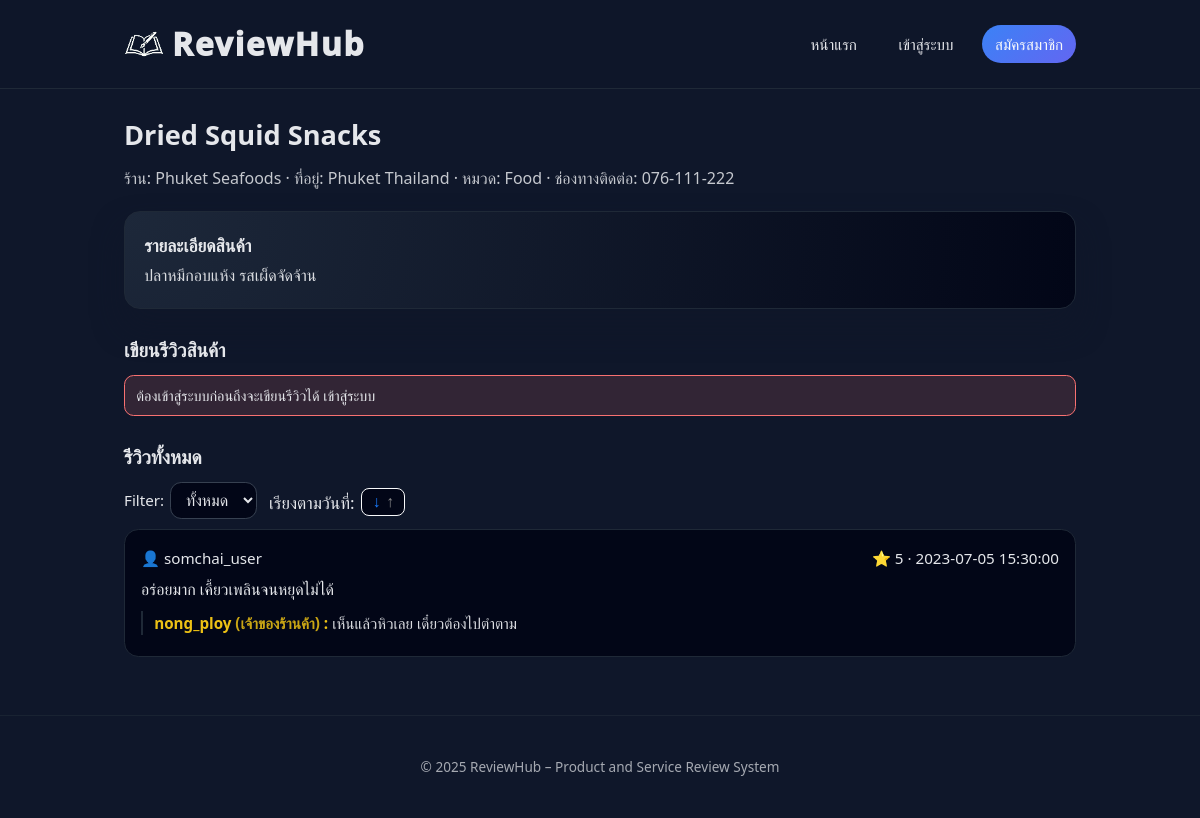
The app's page /product.php?id=3 with its own data.
### tables this page shows
CREATE TABLE `Product` (
  `product_id` int NOT NULL,
  `store_id` int NOT NULL,
  `product_name` varchar(150) NOT NULL,
  `description` text,
  `category` varchar(50) DEFAULT NULL
);

CREATE TABLE `Store` (
  `store_id` int NOT NULL,
  `user_id` int NOT NULL,
  `store_name` varchar(100) NOT NULL,
  `country` varchar(50) DEFAULT NULL,
  `city` varchar(50) DEFAULT NULL,
  `contact` varchar(100) DEFAULT NULL,
  `register_date` datetime DEFAULT CURRENT_TIMESTAMP
);

CREATE TABLE `Review` (
  `review_id` int NOT NULL,
  `product_id` int NOT NULL,
  `user_id` int NOT NULL,
  `rating` int DEFAULT NULL,
  `review_text` text,
  `review_date` datetime DEFAULT CURRENT_TIMESTAMP
);

CREATE TABLE `User` (
  `user_id` int NOT NULL,
  `user_type_id` int NOT NULL,
  `username` varchar(50) NOT NULL,
  `email` varchar(100) NOT NULL,
  `password` varchar(255) NOT NULL,
  `registration_date` datetime DEFAULT CURRENT_TIMESTAMP
);

CREATE TABLE `Comment` (
  `comment_id` int NOT NULL,
  `user_id` int NOT NULL,
  `review_id` int NOT NULL,
  `comment_text` text NOT NULL,
  `comment_date` datetime DEFAULT CURRENT_TIMESTAMP
);

### db.php (called while the page is built, shortened)
<?php
function currentUserId()
{
    return isset($_SESSION['user_id']) ? (int) $_SESSION['user_id'] : null;
}
function userRoleClass($typeId)
{
    $typeId = (int) $typeId;
    if ($typeId === 3) {
        return 'user-role-merchant';
    }
    return 'user-role-customer';
}

### product.php (the view, shortened to what this page needs)
<?php
require_once 'db.php';
$productId = isset($_GET['id']) ? (int)$_GET['id'] : 0;
$stmt = $conn->prepare("
    SELECT p.product_name, p.description, p.category,
           s.store_id, s.user_id, s.store_name, s.city, s.country, s.contact
    FROM Product p
    JOIN Store s ON p.store_id = s.store_id
    WHERE p.product_id = ?
");
$stmt->bind_param('i', $productId);
$stmt->execute();
$stmt->bind_result($pname, $pdesc, $pcat, $storeId, $storeOwnerId, $sname, $scity, $scountry, $scontact);
$ratingFilter = $_GET['rating'] ?? 'all';
$orderParam = $_GET['order'] ?? 'new';
$orderParam = ($orderParam === 'old') ? 'old' : 'new';
$orderDir = $orderParam === 'old' ? 'ASC' : 'DESC';
$sqlReviews = "
    SELECT r.review_id, r.rating, r.review_text, r.review_date,
           u.username, u.user_type_id, u.user_id
    FROM Review r
    JOIN `User` u ON r.user_id = u.user_id
    WHERE r.product_id = ?
";
$sqlReviews .= " ORDER BY r.review_date {$orderDir}";
$stmtRev = $conn->prepare($sqlReviews);
if ($ratingFilter !== 'all') {
    $ratingValue = (int)$ratingFilter;
    $stmtRev->bind_param('ii', $productId, $ratingValue);
} else {
    $stmtRev->bind_param('i', $productId);
}
$stmtRev->execute();
$resultRev = $stmtRev->get_result();
$reviews = [];
while ($row = $resultRev->fetch_assoc()) {
    $reviews[] = $row;
}
$commentsByReview = [];
if ($reviews) {
    $stmtC = $conn->prepare("
        SELECT c.comment_text, c.comment_date, u.username, u.user_type_id, u.user_id
        FROM Comment c
        JOIN `User` u ON c.user_id = u.user_id
        WHERE c.review_id = ?
        ORDER BY c.comment_date ASC
    ");
    foreach ($reviews as $r) {
        $rid = (int)$r['review_id'];
        $stmtC->bind_param('i', $rid);
        $stmtC->execute();
        $resC = $stmtC->get_result();
        while ($c = $resC->fetch_assoc()) {
            $commentsByReview[$rid][] = $c;
        }
    }
}
include 'header.php';
?>
<section class="section">
    <h1 class="page-title"><?php echo htmlspecialchars($pname); ?></h1>
    <p class="page-subtitle">
        ร้าน: <?php echo htmlspecialchars($sname); ?>
        <?php if ($scity || $scountry): ?>
            · ที่อยู่: <?php echo htmlspecialchars(trim($scity . ' ' . $scountry)); ?>
        <?php endif; ?>
        <?php if ($pcat): ?>
            · หมวด: <?php echo htmlspecialchars($pcat); ?>
        <?php endif; ?>
        <?php if ($scontact): ?>
            · ช่องทางติดต่อ: <?php echo htmlspecialchars($scontact); ?>
        <?php endif; ?>
    </p>
    <?php if ($pdesc): ?>
        <div class="section">
            <div class="card">
                <div class="card-title">รายละเอียดสินค้า</div>
                <p class="body-text">
                    <?php echo nl2br(htmlspecialchars($pdesc)); ?>
                </p>
            </div>
        </div>
    <?php endif; ?>
    <div class="section">
        <h2 class="page-title" style="font-size:1.2rem;">เขียนรีวิวสินค้า</h2>
        <?php if (!currentUserId()): ?>
            <div class="alert alert-error">
                ต้องเข้าสู่ระบบก่อนถึงจะเขียนรีวิวได้
                <a href="login.php">เข้าสู่ระบบ</a>
            </div>
        <?php endif; ?>
    </div>
    <div class="section">
        <h2 class="page-title" style="font-size:1.2rem;">รีวิวทั้งหมด</h2>
        <form method="get" style="display:flex; gap:0.75rem; align-items:center; flex-wrap:wrap; margin:0.6rem 0 0.4rem;">
            <label style="display:flex; gap:0.35rem; align-items:center;">
                Filter:
                <select name="rating" onchange="this.form.submit()">
                    <option value="all" <?php echo $ratingFilter === 'all' ? 'selected' : ''; ?>>ทั้งหมด</option>
                </select>
            </label>
            <div style="display:flex; gap:0.4rem; align-items:center;">
                <span>เรียงตามวันที่:</span>
                <button type="submit" name="order" value="<?php echo $orderParam === 'new' ? 'old' : 'new'; ?>"
                        style="display:flex; align-items:center; gap:0.35rem; padding:0.25rem 0.65rem; border-radius:8px; border:1px solid #f8f9fb; background:#020617; color:#111; cursor:pointer;">
                    <span style="color:<?php echo $orderParam === 'new' ? '#1b7cff' : '#888'; ?>; font-size:1rem;">↓</span>
                    <span style="color:<?php echo $orderParam === 'old' ? '#1b7cff' : '#888'; ?>; font-size:1rem;">↑</span>
                </button>
            </div>
        </form>
        <?php if (empty($reviews)): ?>
            <p style="opacity:0.85; margin-top:0.6rem;">ยังไม่มีรีวิว ลองเขียนอันแรกเลย!</p>
        <?php else: ?>
            <?php foreach ($reviews as $r): ?>
                <?php
                $roleClass = userRoleClass($r['user_type_id']);
                ?>
                <div class="review">
                    <div class="review-header">
                        <span class="<?php echo $roleClass; ?>">
                            👤 <?php echo htmlspecialchars($r['username']); ?>
                        </span>
                        <span>⭐ <?php echo (int)$r['rating']; ?> ·
                            <?php echo htmlspecialchars($r['review_date']); ?>
                        </span>
                    </div>
                    <div class="review-body">
                        <?php echo nl2br(htmlspecialchars($r['review_text'])); ?>
                    </div>
                    <div class="comments">
                        <?php foreach ($commentsByReview[$r['review_id']] ?? [] as $c): ?>
                            <?php
                            $cRoleClass = userRoleClass($c['user_type_id']);
                            $cIsStoreOwner = ((int)($c['user_id'] ?? 0) === (int)$storeOwnerId);
                            ?>
                            <div class="comment">
                                <strong class="<?php echo $cRoleClass; ?>">
                                    <?php echo htmlspecialchars($c['username']); ?>
                                    <?php if ($cIsStoreOwner): ?>
                                        <span style="opacity:0.85;">(เจ้าของร้านค้า)</span>
                                    <?php endif; ?>:
                                </strong>
                                <?php echo nl2br(htmlspecialchars($c['comment_text'])); ?>
                            </div>
                        <?php endforeach; ?>
                    </div>
                </div>
            <?php endforeach; ?>
        <?php endif; ?>
    </div>
</section>
<?php include 'footer.php'; ?>

### header.php (shortened to what this page needs)
<?php
require_once 'db.php';
?>
<!DOCTYPE html>
<html lang="th">
<head>
    <link rel="stylesheet" href="assets/style.css">
</head>
<body>
<header class="topbar">
    <div class="container">
        <div class="logo">
            <img src="assets/review-logo.png" alt="ReviewHub logo">
            <span>ReviewHub</span>
        </div>
        <nav class="nav">
            <a href="index.php">หน้าแรก</a>
            <?php if (currentUserId()): ?>
                <?php $roleClass = userRoleClass($_SESSION['user_type_id'] ?? 1); ?>
                <a href="user-profile.php" class="nav-user <?php echo $roleClass; ?>" style="text-decoration:none;">
                    👤 <?php echo htmlspecialchars($_SESSION['username']); ?>
                </a>
                <a href="logout.php">ออกจากระบบ</a>
            <?php else: ?>
                <a href="login.php">เข้าสู่ระบบ</a>
                <a href="register.php" class="btn-primary">สมัครสมาชิก</a>
            <?php endif; ?>
        </nav>
    </div>
</header>
<main class="container main-content">

### footer.php
</main>
<footer class="footer">
    <div class="container">
        <p>© <?php echo date('Y'); ?> ReviewHub – Product and Service Review System</p>
    </div>
</footer>
</body>
</html>

### assets/style.css (style rules this page uses)
* { box-sizing: border-box; margin: 0; padding: 0; }
body { font-family: "Kanit", "Segoe UI", system-ui, -apple-system, sans-serif; background: #0f172a; color: #e5e7eb; font-size: 17px; line-height: 1.6; }
a { color: inherit; text-decoration: none; }
.container { max-width: 1000px; margin: 0 auto; padding: 1.5rem; }
.topbar { background: rgba(15, 23, 42, 0.95); border-bottom: 1px solid #1f2937; position: sticky; top: 0; z-index: 50; backdrop-filter: blur(10px); }
.logo { font-weight: 1000; font-size: 2rem; letter-spacing: 0.05em; display: flex; align-items: center; gap: 0.5rem; line-height: 1; }
.logo img { height: 40px; width: auto; display: block; }
.nav { display: flex; gap: 1rem; align-items: center; }
.nav a { padding: 0.4rem 0.8rem; border-radius: 999px; font-size: 0.95rem; transition: background 0.15s, color 0.15s; }
.topbar .container { display: flex; align-items: center; justify-content: space-between; }
.main-content { padding-top: 1.5rem; padding-bottom: 2rem; }
.card { background: radial-gradient(circle at top left, #1d283a, #020617); border-radius: 1rem; padding: 1.2rem; border: 1px solid #1f2937; box-shadow: 0 18px 30px rgba(15, 23, 42, 0.7); transition: transform 0.15s ease, box-shadow 0.15s ease, border-color 0.15s; }
.card-title { font-size: 1.1rem; font-weight: 600; margin-bottom: 0.25rem; }
.body-text { font-size: 1rem; opacity: 0.95; }
label { font-size: 0.95rem; display: block; margin-bottom: 0.25rem; }
input[type="text"], input[type="email"], input[type="password"], select, textarea { width: 100%; padding: 0.5rem 0.7rem; border-radius: 0.7rem; border: 1px solid #374151; background: #020617; color: #e5e7eb; font-size: 1rem; }
.btn, .btn-primary { display: inline-flex; align-items: center; justify-content: center; padding: 0.5rem 1rem; border-radius: 999px; border: none; cursor: pointer; font-size: 0.95rem; gap: 0.35rem; }
.btn-primary { background: linear-gradient(135deg, #3b82f6, #6366f1); color: #f9fafb; }
.page-title { font-size: 1.7rem; font-weight: 600; margin-bottom: 0.6rem; }
.page-subtitle { font-size: 1rem; opacity: 0.85; margin-bottom: 1.2rem; }
.section { margin-bottom: 1.6rem; }
.footer { border-top: 1px solid #1f2937; padding: 1rem 0; font-size: 0.85rem; opacity: 0.7; text-align: center; }
.review { background: #020617; border-radius: 0.9rem; padding: 1rem; border: 1px solid #1f2937; margin-bottom: 0.8rem; }
.review-header { display: flex; justify-content: space-between; font-size: 0.95rem; margin-bottom: 0.4rem; }
.review-body { font-size: 1rem; line-height: 1.5; }
.comments { margin-top: 0.6rem; padding-left: 0.7rem; border-left: 2px solid #1f2937; }
.comment { font-size: 0.95rem; margin-bottom: 0.35rem; opacity: 0.95; }
.alert { padding: 0.5rem 0.7rem; border-radius: 0.6rem; font-size: 0.9rem; margin-bottom: 0.8rem; }
.alert-error { background: rgba(248, 113, 113, 0.15); border: 1px solid #f87171; }
.user-role-merchant { color: #facc15; font-weight: 700; opacity: 1 !important; }
.user-role-customer { color: #e5e7eb; }

### records on screen
product: product_name "Dried Squid Snacks", store.store_name "Phuket Seafoods", store.country "Phuket Thailand", category "Food", store.contact "076-111-222", description "ปลาหมึกอบแห้ง รสเผ็ดจัดจ้าน"
review: user.username "somchai_user", rating "5", review_date "2023-07-05 15:30:00", review_text "อร่อยมาก เคี้ยวเพลินจนหยุดไม่ได้"
comment: user.username "nong_ploy", comment_text "เห็นแล้วหิวเลย เดี๋ยวต้องไปตำตาม"
